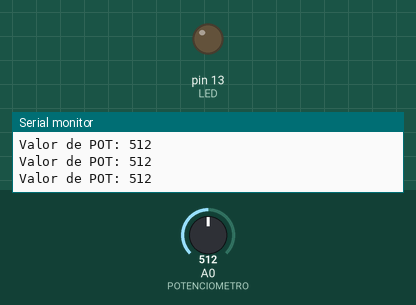
A sketch run on a simulated Arduino Uno, built with avr-gcc and run on an emulated ATmega328P. Parts: output pins drawn as LEDs (lit = HIGH), the last lines printed to the serial monitor. The test bench sets the inputs (shaded band); at power-on: A0 (POTENCIOMETRO) = 512.

Above: at 1.2 s.
1.3 s: A0 (POTENCIOMETRO) set to 530
At 2.2 s:
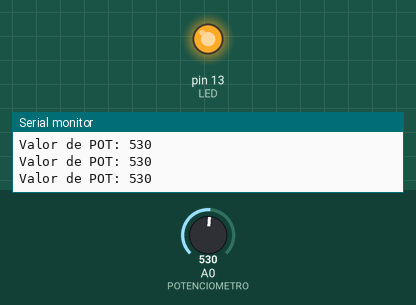
2.8 s: A0 (POTENCIOMETRO) set to 511
At 3.4 s:
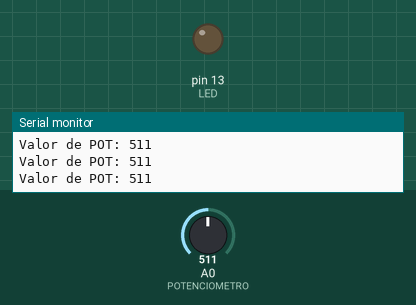
5.8 s: A0 (POTENCIOMETRO) set to 716
At 6.3 s:
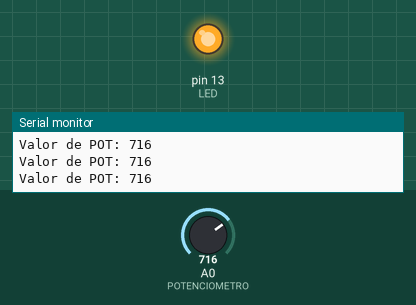
Timing chart, 0 to 8.8 s (numbered marks = the images above; inputs shaded):
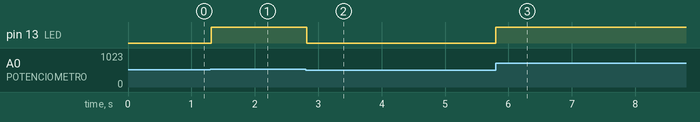

The sketch:

practica3_1.ino
```cpp
// C++ code
//

int LED=13;// Pin de salida a led
int POTENCIOMETRO=A0;// Pin analogo a potenciometro


void setup()
{
  pinMode(LED, OUTPUT);
  Serial.begin(9600);
}

void loop()
{

  int POT=analogRead(POTENCIOMETRO);

  if(POT>512){
    digitalWrite(LED,HIGH);
  }else{

  	digitalWrite(LED,LOW);
  }


  //Imprimir el valor de la lectura en potenciometro
  Serial.print("Valor de POT: ");
  Serial.println(POT);
}
```

Measured:
- the behaviour switches between 512 and 513 on A0 (POTENCIOMETRO) (found by bisection; images 0 and 1)
- after the input at 1.3 s, pin 13 (LED): LOW → HIGH at once
- after the input at 2.8 s, pin 13 (LED): HIGH → LOW at once
- after the input at 5.8 s, pin 13 (LED): LOW → HIGH at once
